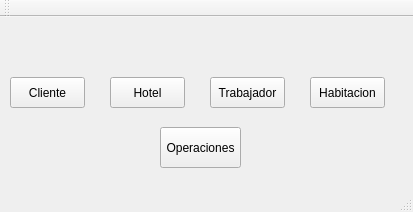
<?xml version="1.0" encoding="UTF-8"?>
<ui version="4.0">
 <class>MainWindow</class>
 <widget class="QMainWindow" name="MainWindow">
  <property name="geometry">
   <rect>
    <x>0</x>
    <y>0</y>
    <width>413</width>
    <height>212</height>
   </rect>
  </property>
  <property name="windowTitle">
   <string>MainWindow</string>
  </property>
  <widget class="QWidget" name="centralWidget">
   <widget class="QPushButton" name="pushButton">
    <property name="geometry">
     <rect>
      <x>10</x>
      <y>60</y>
      <width>75</width>
      <height>31</height>
     </rect>
    </property>
    <property name="text">
     <string>Cliente</string>
    </property>
   </widget>
   <widget class="QPushButton" name="pushButton_2">
    <property name="geometry">
     <rect>
      <x>110</x>
      <y>60</y>
      <width>75</width>
      <height>31</height>
     </rect>
    </property>
    <property name="text">
     <string>Hotel</string>
    </property>
   </widget>
   <widget class="QPushButton" name="pushButton_3">
    <property name="geometry">
     <rect>
      <x>210</x>
      <y>60</y>
      <width>75</width>
      <height>31</height>
     </rect>
    </property>
    <property name="text">
     <string>Trabajador</string>
    </property>
   </widget>
   <widget class="QPushButton" name="pushButton_4">
    <property name="geometry">
     <rect>
      <x>310</x>
      <y>60</y>
      <width>75</width>
      <height>31</height>
     </rect>
    </property>
    <property name="text">
     <string>Habitacion</string>
    </property>
   </widget>
   <widget class="QPushButton" name="pushButton_5">
    <property name="geometry">
     <rect>
      <x>160</x>
      <y>110</y>
      <width>81</width>
      <height>41</height>
     </rect>
    </property>
    <property name="text">
     <string>Operaciones</string>
    </property>
   </widget>
  </widget>
  <widget class="QMenuBar" name="menuBar">
   <property name="geometry">
    <rect>
     <x>0</x>
     <y>0</y>
     <width>413</width>
     <height>21</height>
    </rect>
   </property>
  </widget>
  <widget class="QToolBar" name="mainToolBar">
   <attribute name="toolBarArea">
    <enum>TopToolBarArea</enum>
   </attribute>
   <attribute name="toolBarBreak">
    <bool>false</bool>
   </attribute>
  </widget>
  <widget class="QStatusBar" name="statusBar"/>
 </widget>
 <layoutdefault spacing="6" margin="11"/>
 <resources/>
 <connections/>
</ui>
